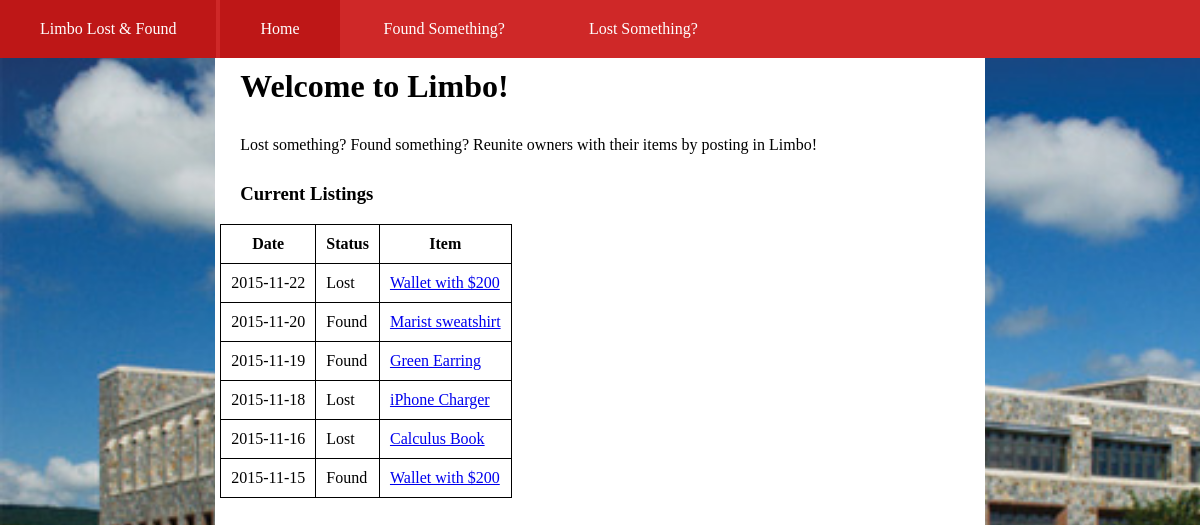
Before: / with the older database file.
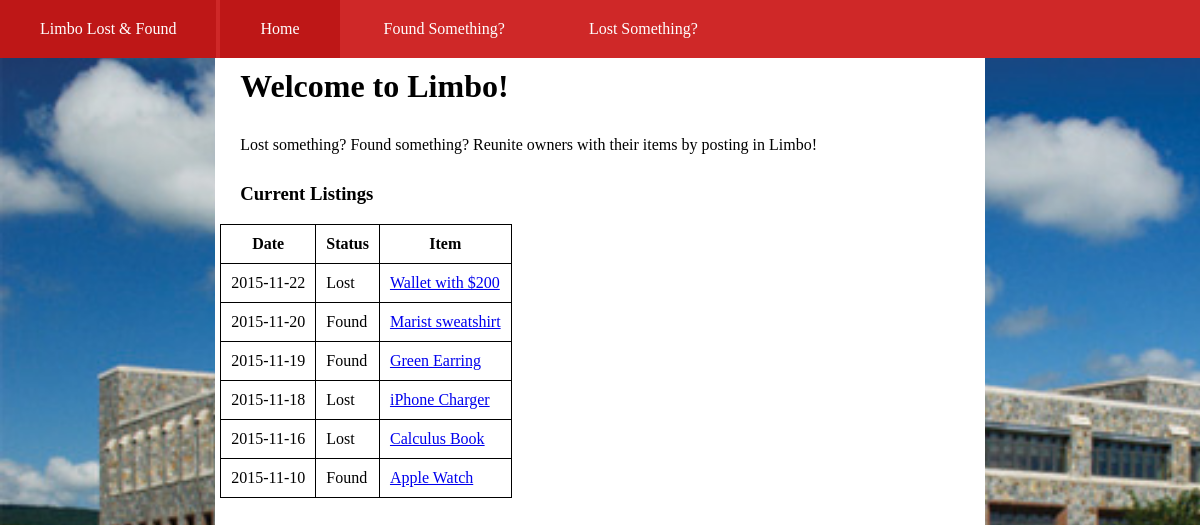
After: the same page with the newer database file.
### tables this page shows
CREATE TABLE IF NOT EXISTS stuff(
id INT PRIMARY KEY AUTO_INCREMENT,
item TEXT NOT NULL,
location_id INT NOT NULL,
category SET('Electronics', 'Clothing', 'School Supplies', 'Other') NOT NULL,
color TEXT NOT NULL,
description TEXT NOT NULL,
item_date DATE NOT NULL,
create_date DATE NOT NULL,
update_date DATE NOT NULL,
room TEXT,
owner TEXT,
finder TEXT,
status SET('Found', 'Lost', 'Claimed') NOT NULL,
image TEXT,
FOREIGN KEY (location_id) REFERENCES locations(id)
);

### includes/helpers.php (the view, shortened to what this page needs)
<?php
function show_quicklinks($dbc) {
  $query = 'SELECT id, item, item_date, status FROM stuff ORDER BY item_date DESC';
  $results = mysqli_query($dbc , $query) ;
  if( $results )
  {
      echo '<h3> Current Listings </h3>';
      echo '<TABLE>';
      echo '<TR>';
      echo '<TH>Date</TH>';
      echo '<TH>Status</TH>';
      echo '<TH>Item</TH>';
      echo '</TR>';
      while ( $row = mysqli_fetch_array( $results , MYSQLI_ASSOC ) )
      {
        $alink = '<A HREF = results.php?id=' . $row['id'] . '>' . $row['item'] . ' </A>';
        echo '<TR>' ;
        echo '<TD>' . $row['item_date'] . '</TD>';
        echo '<TD>' . $row['status'] . '</TD>' ;
        echo '<TD>' . $alink . '</TD>' ;
        echo '</TR>';
      }
      echo '</TABLE>';
  }
}

Changed rows visible on the page:
changed stuff: item_date "2015-11-15" → "2015-11-10"; item "Wallet with $200" → "Apple Watch"
